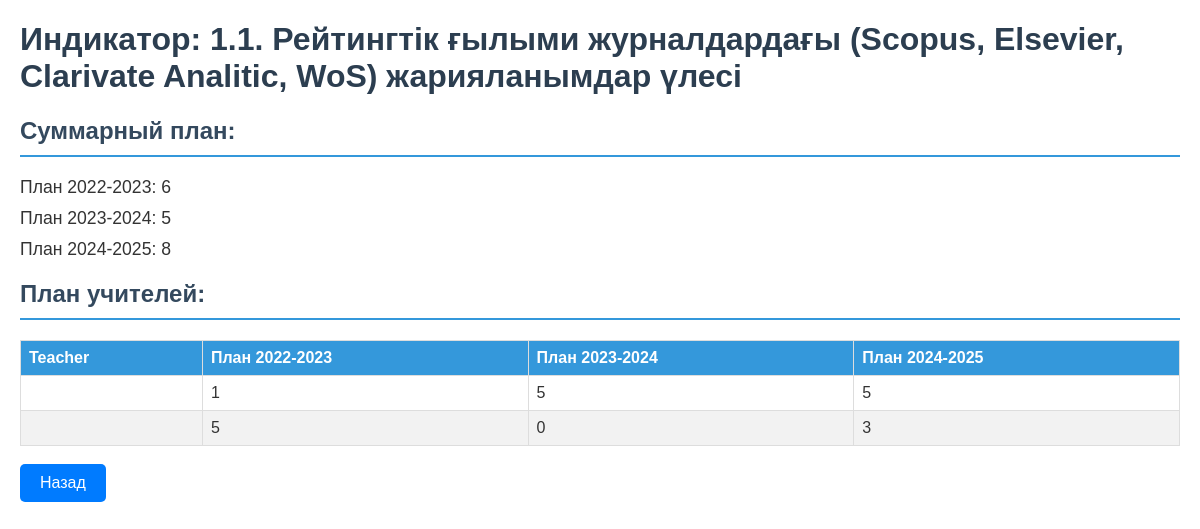
The page /reports/report-details/1/ (signed in) on the database its author committed.
### main/models.py (models this page shows, shortened)
class Indicator(models.Model):
    name = models.CharField('Название индикатора: ', max_length=255)  # (например, публикации в Scopus)
    unit = models.CharField('Единица измерения:', max_length=50)  # (счет, проценты и т.д.)
    class Meta:
        verbose_name = 'Индикатор'
        verbose_name_plural = 'Индикаторы'

class AdminReport(models.Model):
    indicator = models.ForeignKey(Indicator, on_delete=models.CASCADE)
    total_plan_2022_2023 = models.IntegerField('Суммарный план 2022-2023: ', default=0)
    total_actual_2023_2024 = models.IntegerField('Суммарные выполненные показатели 2023-2024', default=0)
    total_plan_2024_2025 = models.IntegerField('Суммарный план на 2024-2025', default=0)
    class Meta:
        verbose_name = 'Агрегированные данные'
        verbose_name_plural = 'Агрегированные данные'

### main/views.py (the view)
# urls.py: path('reports/report-details/<int:indicator_id>/', views.report_details, name='report_details'),
@login_required
def report_details(request, indicator_id):
    try:
        indicator = get_object_or_404(Indicator, id=indicator_id)
        reports = TeacherReport.objects.filter(indicator=indicator)
        admin_report = get_object_or_404(AdminReport, indicator=indicator)
        teachers = []
        for report in reports:
            teachers.append({
                'name': report.teacher.get_full_name(),
                'indicator_name': report.indicator.name,
                'plan_2022_2023': report.plan_2022_2023,
                'actual_2023_2024': report.actual_2023_2024,
                'plan_2024_2025': report.plan_2024_2025,
                'admin_total_plan_2022_2023': admin_report.total_plan_2022_2023,
                'admin_total_actual_2023_2024': admin_report.total_actual_2023_2024,
                'admin_total_plan_2024_2025': admin_report.total_plan_2024_2025,
            })
        return render(request, 'main/report_details.html', {
            'teachers': teachers,
            'indicator_name': indicator.name,
            'admin_report': admin_report
        })
    except ObjectDoesNotExist as e:
        return render(request, 'main/report_details.html', {'error': f'Ошибка: {str(e)}'})
    except Exception as e:
        print(f"Unexpected Error: {e}")
        return render(request, 'main/report_details.html', {'error': 'Произошла непредвиденная ошибка'})

### main/templates/main/report_details.html (shortened to what this page needs)
{% load static %}
<!DOCTYPE html>
<html>
<head>
    <link rel="stylesheet" type="text/css" href="{% static 'css/report_details.css' %}">
</head>
<body>
    <h1>Индикатор: {{ indicator_name }}</h1>
    {% if error %}
        <p class="error">{{ error }}</p>
    {% else %}
        <h2>Суммарный план: </h2>
        <p>План 2022-2023: {{ admin_report.total_plan_2022_2023 }}</p>
        <p>План 2023-2024: {{ admin_report.total_actual_2023_2024 }}</p>
        <p>План 2024-2025: {{ admin_report.total_plan_2024_2025 }}</p>
        <h2>План учителей:</h2>
        <table>
            <thead>
                <tr>
                    <th>Teacher</th>
                    <th>План 2022-2023</th>
                    <th>План 2023-2024</th>
                    <th>План 2024-2025</th>
                </tr>
            </thead>
            <tbody>
                {% for teacher in teachers %}
                    <tr>
                        <td>{{ teacher.name }}</td>
                        <td>{{ teacher.plan_2022_2023 }}</td>
                        <td>{{ teacher.actual_2023_2024 }}</td>
                        <td>{{ teacher.plan_2024_2025 }}</td>
                    </tr>
                {% endfor %}
            </tbody>
        </table>
    {% endif %}
    <br>
    <a href="javascript:history.back()" class="back-button">Назад</a>
</body>
</html>

### static/css/report_details.css (style rules this page uses)
body { font-family: Arial, sans-serif; margin: 20px; color: #333; }
h1 { color: #2c3e50; }
h2 { color: #34495e; border-bottom: 2px solid #3498db; padding-bottom: 10px; }
table { width: 100%; border-collapse: collapse; margin-top: 20px; }
th, td { border: 1px solid #ddd; padding: 8px; text-align: left; }
th { background-color: #3498db; color: white; }
tr:nth-child(even) { background-color: #f2f2f2; }
p { font-size: 1.1em; margin: 10px 0; }
.back-button { display: inline-block; padding: 10px 20px; font-size: 16px; color: #fff; background-color: #007bff; border: none; border-radius: 5px; text-decoration: none; text-align: center; cursor: pointer; transition: background-color 0.3s, box-shadow 0.3s; }

### rows shown on the page
Indicator: name "1.1. Рейтингтік ғылыми журналдардағы (Scopus, Elsevier, Clarivate Analitic, WoS) жарияланымдар үлесі"
AdminReport: total_plan_2022_2023 "6", total_actual_2023_2024 "5", total_plan_2024_2025 "8"

### other values the page prints
{{ teacher.plan_2022_2023 }} "1" "5"
{{ teacher.actual_2023_2024 }} "5" "0"
{{ teacher.plan_2024_2025 }} "5" "3"
